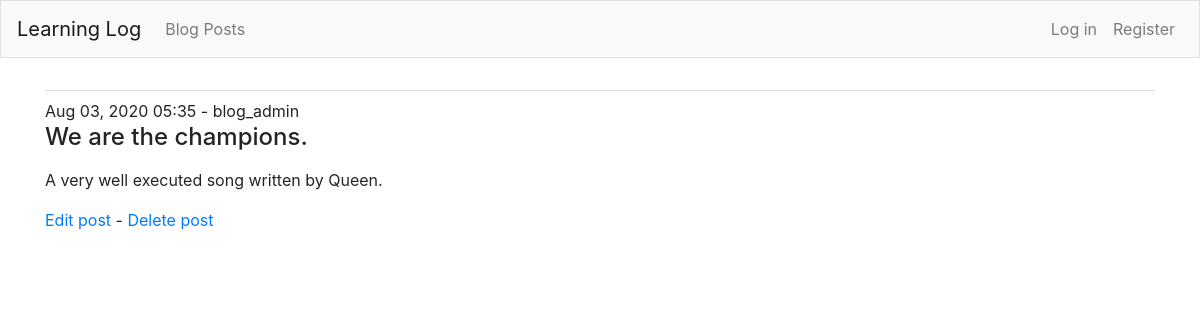
/post/1, run on the app's committed database.
### blogs/models.py (models this page shows, shortened)
class BlogPost(models.Model):
    title = models.CharField(max_length=108)
    text = models.TextField(max_length=2064)
    date_added = models.DateTimeField(auto_now_add=True)
    owner = models.ForeignKey(User, on_delete=models.CASCADE)

### blogs/views.py (the view)
# urls.py: path('post/<int:post_id>', views.post, name='post'),
def post(request, post_id):
    post = BlogPost.objects.get(id=post_id)
    context = {'post': post}
    return render(request, 'blogs/post.html', context)

### blogs/templates/blogs/post.html
{% extends "blogs/base.html" %}
{% block content %}
    {{ post.date_added|date:'M d, Y H:i' }} - {{ post.owner }}
    <h4>{{ post.title|linebreaks }}</h4>
    <p>{{ post.text|linebreaks }}</p>
    <a href="{% url 'blogs:edit_post' post.id %}">Edit post</a> -
    <a href="{% url 'blogs:delete_post' post.id %}">Delete post</a>
{% endblock content %}

### data on the page
BlogPost: date_added "Aug 03, 2020 05:35", owner "blog_admin", title "We are the champions.", text "A very well executed song written by Queen."
